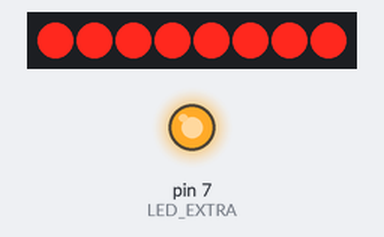
Bench run of a sketch on a simulated Arduino Uno, built with avr-gcc and run on an emulated ATmega328P. On the bench: 8 shift-register outputs drawn as a row of LEDs (first output left, lit = HIGH), output pins drawn as LEDs (lit = HIGH). Wiring (inferred from the names in the program): shift register (74HC595): data pin 2; shift clock pin 3; latch pin 4. Wiring (inferred from the signals the program sends): row of LEDs: on Q0, Q1, Q2, Q3, Q4, Q5, Q6, Q7. Pins used as bus, display or sensor lines are not drawn.

Above: at 0.3 s.
At 1.35 s:
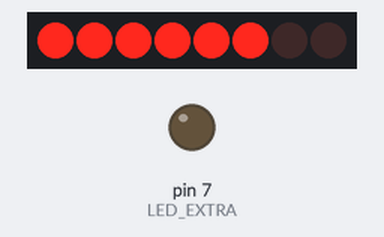
At 1.95 s:
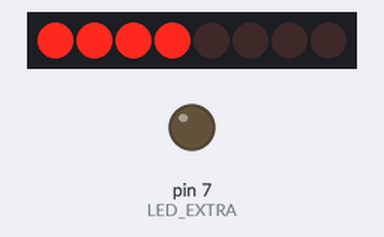
At 2.55 s:
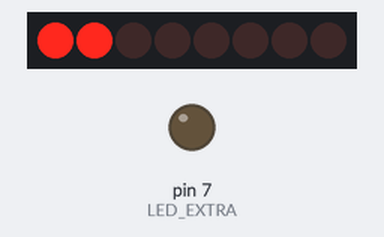
At 4.35 s:
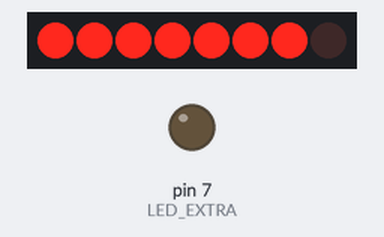
At 6.3 s:
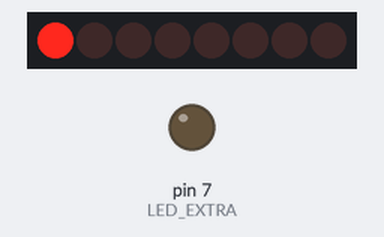
Timing chart, 0 to 7.6 s (numbered marks = the images above):
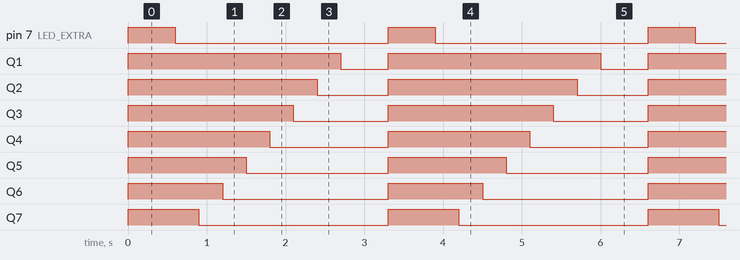

Measured:
- by itself, pin 7 (LED_EXTRA): alternates HIGH for 0.60 s and LOW for 2.7 s
- by itself, Q1: alternates HIGH for 2.7 s and LOW for 0.60 s
- by itself, Q2: alternates HIGH for 2.4 s and LOW for 0.90 s
- by itself, Q3: alternates HIGH for 2.1 s and LOW for 1.2 s
- by itself, Q4: alternates HIGH for 1.8 s and LOW for 1.5 s
- by itself, Q5: alternates HIGH for 1.5 s and LOW for 1.8 s
- by itself, Q6: alternates HIGH for 1.2 s and LOW for 2.1 s
- by itself, Q7: alternates HIGH for 0.90 s and LOW for 2.4 s

The sketch:

teste_leds_hex.ino
```cpp
// Pinos do 74HC595
#define DATA_PIN 2   // DS
#define LATCH_PIN 4  // STCP
#define CLOCK_PIN 3 // SHCP

// Pino do LED independente
#define LED_EXTRA 7

int rpm;

void setup() {
  pinMode(DATA_PIN, OUTPUT);
  pinMode(LATCH_PIN, OUTPUT);
  pinMode(CLOCK_PIN, OUTPUT);
  pinMode(LED_EXTRA, OUTPUT);
}

void loop() {
  // Sequência para 9 LEDs (0 a 7 no 74HC595, 8 no pino extra)
  for (int i = 10; i >= 0; i--) {
    rpm = i;

    if (rpm <= 1) {
      enviarDados(0x01);
      digitalWrite(LED_EXTRA, LOW);
    }
    else if (rpm <= 2) {
      enviarDados(0x03);
      digitalWrite(LED_EXTRA, LOW);
    }
    else if (rpm <= 3) {
      enviarDados(0x07);
      digitalWrite(LED_EXTRA, LOW);
    }
    else if (rpm <= 4) {
      enviarDados(0x0F);
      digitalWrite(LED_EXTRA, LOW);
    }
    else if (rpm <= 5) {
      enviarDados(0x1F);
      digitalWrite(LED_EXTRA, LOW);
    }
    else if (rpm <= 6) {
      enviarDados(0x3F);
      digitalWrite(LED_EXTRA, LOW);
    }
    else if (rpm <= 7) {
      enviarDados(0x7F);
      digitalWrite(LED_EXTRA, LOW);
    }
    else if (rpm <= 8) {
      enviarDados(0xFF);
      digitalWrite(LED_EXTRA, LOW);
    }
    else {
      enviarDados(0xFF);
      digitalWrite(LED_EXTRA, HIGH);
    }
    delay(300);
  }


  // for (int i = 0; i < 9; i++) {
  //   if (i < 8) {
  //     // Acende LED pelo 74HC595
  //     enviarDados(1 << i);
  //     digitalWrite(LED_EXTRA, LOW);
  //   } else {
  //     // Acende LED extra
  //     enviarDados(0x00);
  //     digitalWrite(LED_EXTRA, HIGH);
  //   }
  //   delay(200);
  // }

  // // Acende todos
  // enviarDados(0xFF);
  // digitalWrite(LED_EXTRA, HIGH);
  // delay(500);

  // // Apaga todos
  // enviarDados(0x00);
  // digitalWrite(LED_EXTRA, LOW);
  // delay(500);
}

void enviarDados(byte data) {
  digitalWrite(LATCH_PIN, LOW);
  shiftOut(DATA_PIN, CLOCK_PIN, MSBFIRST, data);
  digitalWrite(LATCH_PIN, HIGH);
}
```
